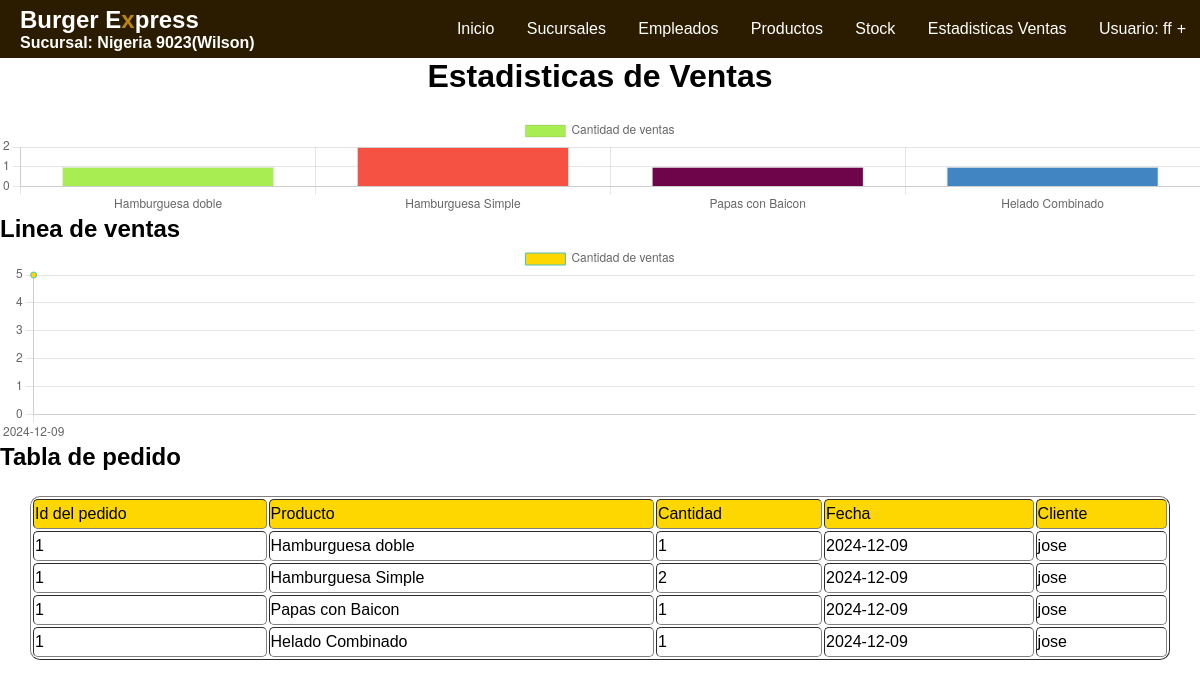
Page /Vistas/estadisticasVentas.php (signed in) on the committed database.
### tables this page shows
CREATE TABLE IF NOT EXISTS `pedido` (
  `Cod_pedido` int NOT NULL,
  `idPedido` int NOT NULL,
  `producto` varchar(40) NOT NULL,
  `cantidad` varchar(5) NOT NULL,
  `fecha` date NOT NULL,
  `hora` time NOT NULL,
  `cliente` varchar(30) NOT NULL,
  `mesa` varchar(30) NOT NULL,
  `estado` varchar(30) NOT NULL,
  `Cod_sucursal` int NOT NULL
);

### Modelos/consultas.php (called while the page is built, shortened)
<?php
	function getVentas(){
		require'../Modelos/conexion.php';
		$consulta = $conexion->prepare("SELECT * FROM pedido");
		$consulta->execute();
        	$datos = $consulta->fetchAll(PDO::FETCH_ASSOC);
		return $datos;
	}
?>

### Vistas/estadisticasVentas.php (the view, shortened to what this page needs)
<?php
    require "header.php";
?>
<!DOCTYPE html>
<html lang="en">
<head>
    <link rel="stylesheet" href="styles/style.css">
</head>
<body>
<h1>Estadisticas de Ventas</h1>
    <div class="estadistica">
        <canvas id="Estadistica" height=50px></canvas>
        <?php
        $producto=[1];
        $cantidad=[];
        foreach(getVentas() as $elemento){
            $productoExistente=true;
            if ($producto[0] == 1) {
                array_shift($producto);
            }
            if ($productoExistente) {
                array_push($producto, $elemento['producto']);
                array_push($cantidad, intval($elemento['cantidad']));
            }else {
                $casilla = array_search($elemento['producto'],$producto);
                $cantidad[$casilla]=$cantidad[$casilla]+intval($elemento['cantidad']);
            }
        }
        $producto=json_encode($producto);
        $cantidad=json_encode($cantidad);
        ?>
        <script>
            let producto = <?php echo $producto; ?>;
            let cantidad = <?php echo $cantidad; ?>;
        function generarLetra(){
            var letras = ["a","b","c","d","e","f","0","1","2","3","4","5","6","7","8","9"];
            var numero = (Math.random()*15).toFixed(0);
            return letras[numero];
        }
        function colorHEX(){
            var codColor = "";
            for(var i=0;i<6;i++){
                codColor = codColor + generarLetra() ;
            }
            return "#" + codColor;
        }
        color = []
            for (let x = 0; x < cantidad.length; x++) {
                color.push(colorHEX())
            }
            const ctx = document.getElementById('Estadistica');
            new Chart(ctx, {
              type: 'bar',
              data: {
                labels: producto,
                datasets: [{
                  label: 'Cantidad de ventas',
                  data: cantidad,
                  backgroundColor: color,
                  borderWidth: 1
                }]
              },
              options: {
                scales: {
                  y: {
                    beginAtZero: true
                  }
                }
              }
            });
        </script>
    </div>
    <h2>Linea de ventas</h2>
    <div class="lineaVenta">
        <canvas id="EstadisticaVenta" height=50px></canvas>
        <?php
        $ganancia=[];
        $gananciaPedidos=[];
        $contGanancia=0;
        foreach(getVentas() as $elemento){
            $gananciaExistente=false;
            if ($elemento['fecha'] != end($ganancia)) {
                $gananciaExistente=true;
                array_push($gananciaPedidos,$elemento['cantidad']);
            }else{
                $gananciaPedidos[$contGanancia]=$elemento['cantidad']+$gananciaPedidos[$contGanancia];
            }
            if ($gananciaExistente) {
                array_push($ganancia, $elemento['fecha']);
            }
        }
        $ganancia=json_encode($ganancia);
        $gananciaPedidos=json_encode($gananciaPedidos);
        ?>
        <script>
            const ctxVenta = document.getElementById('EstadisticaVenta');
            const ganancia = <?php echo $ganancia; ?>
            const gananciaCantidad = <?php echo $gananciaPedidos; ?>
            new Chart(ctxVenta, {
              type: 'line',
              data: {
                labels: ganancia,
                datasets: [{
                  label: 'Cantidad de ventas',
                  data: gananciaCantidad,
                  backgroundColor: 'gold',
                  borderWidth: 1,
                  fill: true,
                  borderColor: 'rgb(75, 192, 192)',
                  tension: 0.1
                }]
              },
              options: {
                scales: {
                  y: {
                    beginAtZero: true
                  }
                }
              }
            });
        </script>
    </div>
    <h2>Tabla de pedido</h2>
    <?php
        echo '<table border=1>
            <tr class="tablaInicio">
                <td>Id del pedido</td>
                <td>Producto</td>
                <td>Cantidad</td>
                <td>Fecha</td>
                <td>Cliente</td>
            </tr>';
        foreach(getVentas() as $elemento){
        	echo '<tr>
                <td>'.$elemento['idPedido'].'</td>
                <td>'.$elemento['producto'].'</td>
                <td>'.$elemento['cantidad'].'</td>
                <td>'.$elemento['fecha'].'</td>
                <td>'.$elemento['cliente'].'</td>
            </tr>';
        }
    ?>
</body>
</html>

### Vistas/styles/style.css (style rules this page uses)
* { margin: 0; box-sizing: border-box; }
:root { --header-color:#222; --bg-color:#fff; --table-th-color:#7D4600; --header-font-color:white; --font-color:black; --aside-color:black; --button-color:#ff3838; --aside-button-color:#4464AD; }
body { font-family: Arial, sans-serif; background-color: var(--bg-color); }
#Estadistica { width: 50%; }
h1 { text-align: center; margin-bottom: 20px; }

### Vistas/estadisticasVentas.php (style rules this page uses)
table { width: 95%; position: relative; top: 25px; left: 50%; transform: translateX(-50%); border-radius: 10px; }
tr { height: 30px; }
td { border-radius: 5px; }
.tablaInicio { background-color: gold; }

### rows in the picture
pedido: idPedido "1", producto "Hamburguesa doble", cantidad "1", fecha "2024-12-09", cliente "jose"
pedido: idPedido "1", producto "Hamburguesa Simple", cantidad "2", fecha "2024-12-09", cliente "jose"
pedido: idPedido "1", producto "Papas con Baicon", cantidad "1", fecha "2024-12-09", cliente "jose"
pedido: idPedido "1", producto "Helado Combinado", cantidad "1", fecha "2024-12-09", cliente "jose"

### other values in the picture
$_SESSION['sucursal'] "Nigeria 9023(Wilson)"
$_SESSION['usuario'] "ff"
chart data {{ $ganancia }} ["2024-12-09"]
chart data {{ $gananciaPedidos }} [5]
